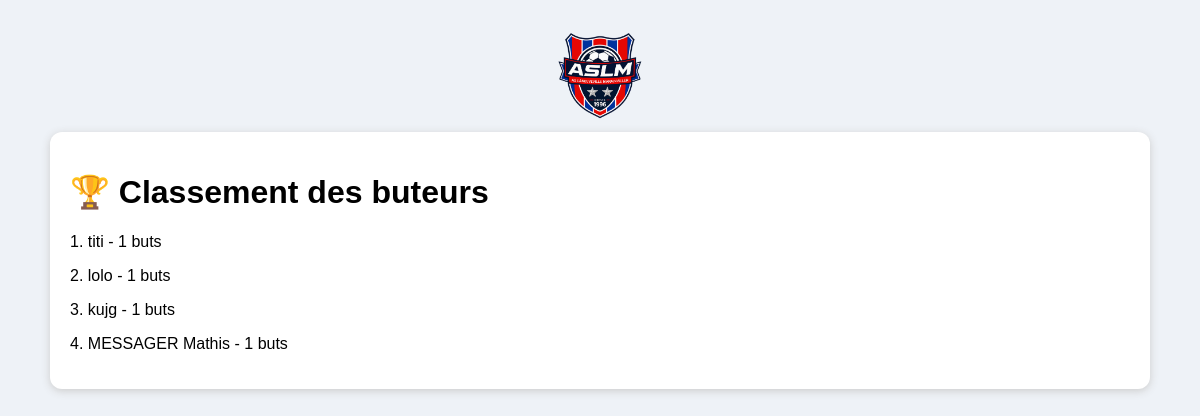
Before: /buteurs with the older database file.
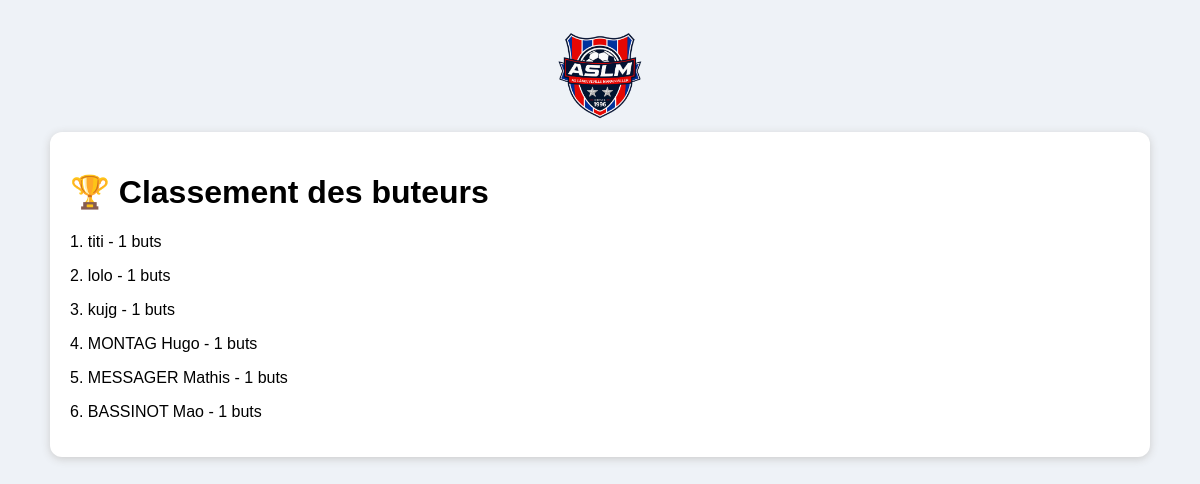
After: the same page with the newer database file.
### tables this page shows
CREATE TABLE buts(id INTEGER PRIMARY KEY AUTOINCREMENT,match_id INTEGER,minute TEXT,buteur TEXT);

### app.py (the view)
@app.route("/buteurs")
def buteurs():
    c = db()
    cur = c.cursor()
    cur.execute("""
        SELECT
            buteur,
            COUNT(*) as nb
        FROM buts
        GROUP BY buteur
        ORDER BY nb DESC
    """)
    rows = cur.fetchall()
    c.close()
    return render_template(
        "buteurs.html",
        rows=rows
    )

### app.py (called while the page is built)
def db():
    return sqlite3.connect(DB)

### templates/buteurs.html
<html><head><meta charset='utf-8'><link rel='stylesheet' href='/static/style.css'></head><body><img class='logo' src='/static/logo_aslm.png'><div class='card'><h1>🏆 Classement des buteurs</h1>{% for r in rows %}<p>{{loop.index}}. {{r[0]}} - {{r[1]}} buts</p>{% endfor %}</div></body></html>

### static/style.css (style rules this page uses)
body { font-family:Arial,sans-serif;background:#eef2f7;max-width:1100px;margin:auto;padding:20px }
.logo { width:90px;height:auto;display:block;margin:10px auto }
.card { background:#fff;border-radius:12px;padding:20px;margin:12px 0;box-shadow:0 2px 8px #ccc }

Changed rows visible on the page:
added buts: buteur "MONTAG Hugo", r "1"
added buts: buteur "BASSINOT Mao", r "1"
